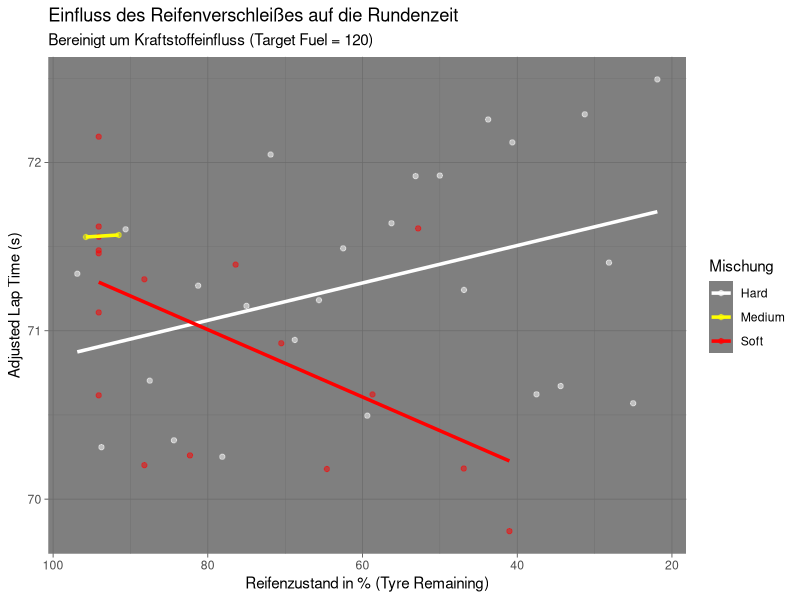

Generate this figure with R:
library(readr)
library(ggplot2)
practice1_data <- read.csv('data/practice_data-6.csv')

# tyre degradation soft
soft_deg <- practice1_data[111, "Tyre.Remaining"] - practice1_data[112, "Tyre.Remaining"]
# tyre degradation medium
medium_deg <- practice1_data[108, "Tyre.Remaining"] - practice1_data[109, "Tyre.Remaining"]
# tyre degradation hard
hard_deg <- practice1_data[71, "Tyre.Remaining"] - practice1_data[72, "Tyre.Remaining"]
# fuel consumption
fuel_consumption <- practice1_data[71, "Fuel"] - practice1_data[72, "Fuel"]

# Influence of Fuel on LapTime:
# Hard tyre data:
fuel_exp_data_hard <- practice1_data[c(71, 103:107), ]
# Soft tyre data:
fuel_exp_data_soft <- practice1_data[c(96, 111, 98:102), ]

combined_data <- rbind(fuel_exp_data_hard, fuel_exp_data_soft)

interaction_model_fuel <- lm(Lap.Time ~ Fuel * Tyre.Choice, data = combined_data)
summary(interaction_model_fuel) 
beta_fuel <- as.numeric(coef(interaction_model_fuel)["Fuel"])
# Unterschied zwischen soft und hard nicht signifikant
# 1 Einheit weniger Fuel macht das Auto also 0,0652 Sekunden schneller


#--------------------------------------------------------------
# Influence of Tyre Choice on LapTime:
soft_tyre_data <- practice1_data[practice1_data$Tyre.Choice == "Soft", ]
medium_tyre_data <- practice1_data[practice1_data$Tyre.Choice == "Medium" & practice1_data$Fuel >= 114, ]
hard_tyre_data <- practice1_data[practice1_data$Tyre.Choice >= "Hard" & practice1_data$Stint == 71, ]

# Add influence of fuel to laptime:
target_fuel <- 120
soft_tyre_data$LapTime_Adjusted <- soft_tyre_data$Lap.Time + 
  beta_fuel * (target_fuel - soft_tyre_data$Fuel)
medium_tyre_data$LapTime_Adjusted <- medium_tyre_data$Lap.Time + 
  beta_fuel * (target_fuel - medium_tyre_data$Fuel)
hard_tyre_data$LapTime_Adjusted <- hard_tyre_data$Lap.Time + 
  beta_fuel * (target_fuel - hard_tyre_data$Fuel)

# Modelle für jede Mischung berechnen
model_soft   <- lm(LapTime_Adjusted ~ Tyre.Remaining, data = soft_tyre_data)
model_medium <- lm(LapTime_Adjusted ~ Tyre.Remaining, data = medium_tyre_data)
model_hard   <- lm(LapTime_Adjusted ~ Tyre.Remaining, data = hard_tyre_data)

# Koeffizienten extrahieren (Zeitverlust pro 1% Verschleiß)
beta_soft   <- coef(model_soft)["Tyre.Remaining"]
beta_medium <- coef(model_medium)["Tyre.Remaining"]
beta_hard   <- coef(model_hard)["Tyre.Remaining"]

# Ergebnisse anzeigen
cat("Zeitverlust pro 1% Verschleiß:\n",
    "Soft:  ", beta_soft, "\n",
    "Medium:", beta_medium, "\n",
    "Hard:  ", beta_hard, "\n")

# 1. Daten für das Plotting vorbereiten
# Wir fügen eine Spalte "Type" hinzu, um die Gruppen im Plot zu unterscheiden
soft_plot_data   <- soft_tyre_data[, c("Tyre.Remaining", "LapTime_Adjusted")]
soft_plot_data$Tyre   <- "Soft"

medium_plot_data <- medium_tyre_data[, c("Tyre.Remaining", "LapTime_Adjusted")]
medium_plot_data$Tyre <- "Medium"

hard_plot_data   <- hard_tyre_data[, c("Tyre.Remaining", "LapTime_Adjusted")]
hard_plot_data$Tyre   <- "Hard"

# Alles in einem Dataframe kombinieren
plot_df <- rbind(soft_plot_data, medium_plot_data, hard_plot_data)

# 2. Den Plot erstellen
ggplot(plot_df, aes(x = Tyre.Remaining, y = LapTime_Adjusted, color = Tyre)) +
  geom_point(alpha = 0.5) +  # Die tatsächlichen (angepassten) Datenpunkte
  geom_smooth(method = "lm", se = FALSE, linewidth = 1.2) + # Die Regressionslinien
  scale_color_manual(values = c("Soft" = "red", "Medium" = "yellow", "Hard" = "white")) +
  theme_dark() + # Dunkles Theme passt gut zu Motorsport-Daten
  labs(
    title = "Einfluss des Reifenverschleißes auf die Rundenzeit",
    subtitle = "Bereinigt um Kraftstoffeinfluss (Target Fuel = 120)",
    x = "Reifenzustand in % (Tyre Remaining)",
    y = "Adjusted Lap Time (s)",
    color = "Mischung"
  ) +
  scale_x_reverse() # Da der Verschleiß abnimmt (100 -> 0), ist die Umkehrung oft intuitiver


# Welcher Reifen ist der schnellste?
summary(model_soft)$coefficients[1]   # Intercept Soft
summary(model_medium)$coefficients[1] # Intercept Medium
summary(model_hard)$coefficients[1]   # Intercept Hard
